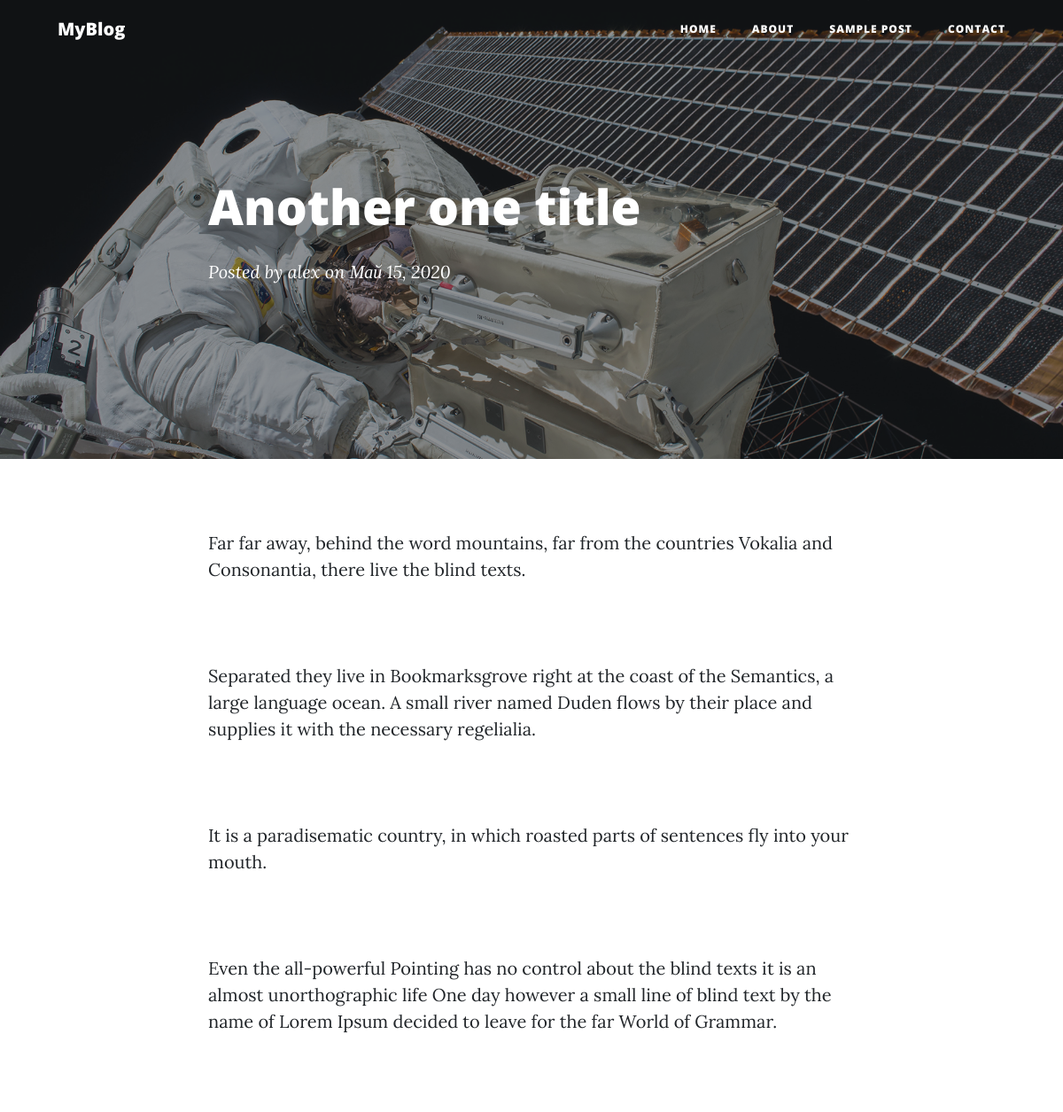
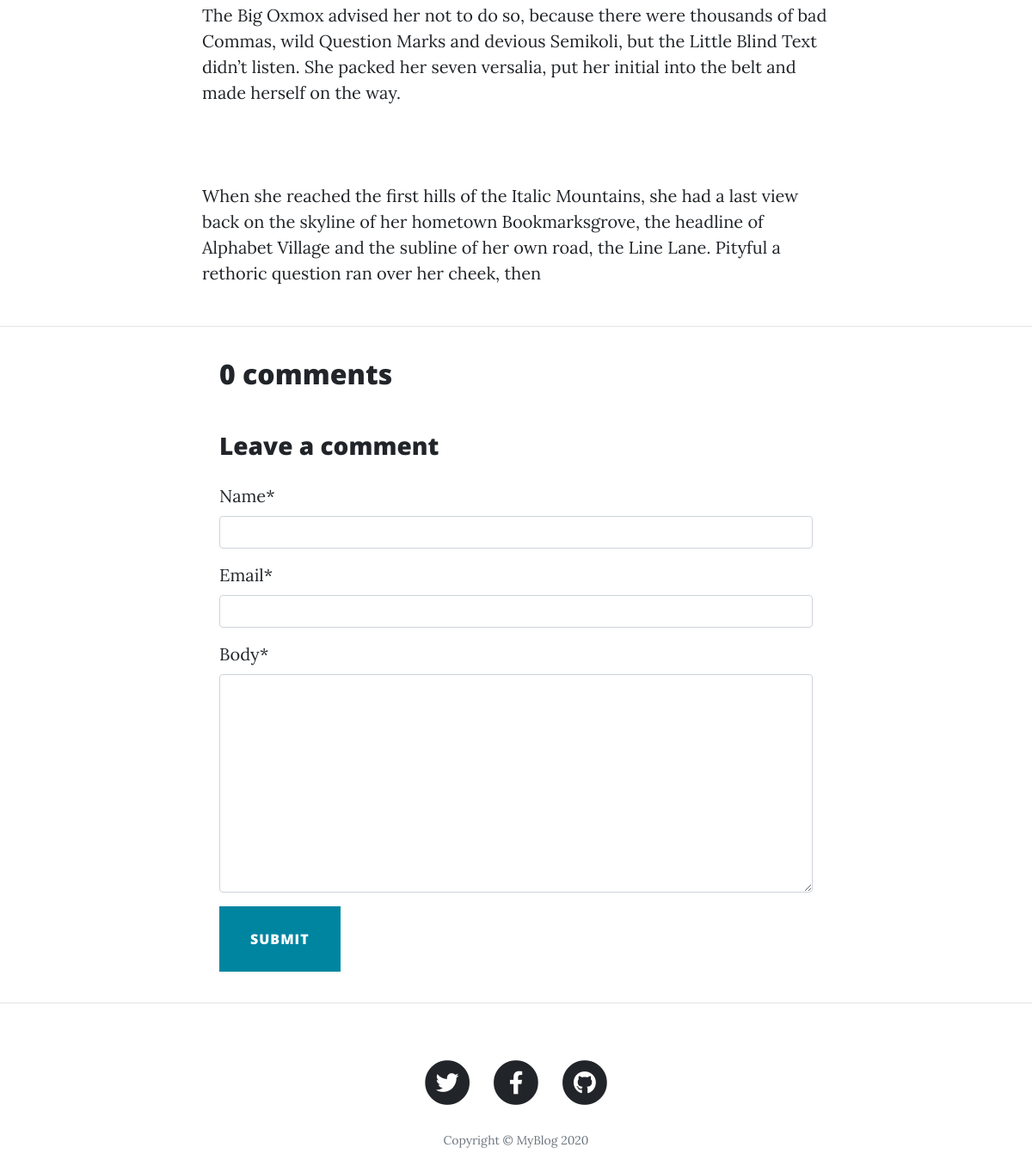
The page /post/8/ on the database its author committed (2 pictures, top to bottom).
### blog/models.py (models this page shows, shortened)
class Post(models.Model):
	author = models.ForeignKey(settings.AUTH_USER_MODEL, on_delete=models.CASCADE)
	title = models.CharField(max_length=200)
	description = models.TextField(max_length=200)
	text = models.TextField()
	created_date = models.DateTimeField(default=timezone.now)
	published_date = models.DateTimeField(blank=True, null=True)
	status = models.IntegerField(choices=STATUS, default=0)

### blog/views.py (the view)
# urls.py: path('post/', views.post_rev, name='post_rev'),
def post(request, pk):
	template_name = 'blog/post.html'
	post = get_object_or_404(Post, pk=pk)
	comments = post.comments.filter(active=True)
	new_comment = None
	if request.method == 'POST':
		comment_form = CommentForm(data=request.POST)
		if comment_form.is_valid():
			new_comment = comment_form.save(commit=False)
			new_comment.post = post
			new_comment.save()
	else:
		comment_form = CommentForm()
	context = {
		'post':post,
		'comments':comments,
		'new_comment':new_comment,
		'comment_form':comment_form
	}
	return render(request, template_name, context)

### blog/forms.py
class CommentForm(forms.ModelForm):
	class Meta:
		model = Comment
		fields = ('name', 'email', 'body')

### blog/templates/blog/post.html (shortened to what this page needs)
{% extends 'blog/base_post.html' %}
{% load static %}
{% load crispy_forms_tags %}
{% block title %}{{ post.title }}{% endblock%}
{% block author %}{{ post.author }}{% endblock%}
{% block date %}{{ post.published_date|date:"M d, Y"}}{% endblock%}
{% block content %}
{{ post.text | safe }}
{% endblock %}
{% block comments %}
	<div class="card-body">
		<h2>{{ comments.count }} comments</h2>
	</div>
	<div class="card-body">
		{% if new_comment %}
			<div class="alert alert-success" role="alert">
				Your comment is awaiting moderation
			</div>
			{% else %}
			<h3>Leave a comment</h3>
			<form action="." method="POST" style="margin-top: 1.3em;">
				{{ comment_form | crispy }}
				<button type="submit" class="btn btn-primary btn-lg">
					Submit
				</button>
			</form>
		{% endif %}
	</div>
{% endblock comments %}

### rows shown on the page
Post: title "Another one title", author "alex", published_date "Май 15, 2020", text "Far far away, behind the word mountains, far from the countries Vokalia and Consonantia, there live the blind texts. Separated they live in Bookmarksgrove right at the coast of the Semantics, a large language ocean. A small river named Duden flows by their place and supplies it with the necessary regelialia. It is a paradisematic country, in which roasted parts of sentences fly into your mouth. Even the all-powerful Pointing has no control about the blind texts it is an almost unorthographic life One day however a small line of blind text by the name of Lorem Ipsum decided to leave for the far World of Grammar. The Big Oxmox advised her not to do so, because there were thousands of bad…"

### other values the page prints
{{ comments.count }} "0"
